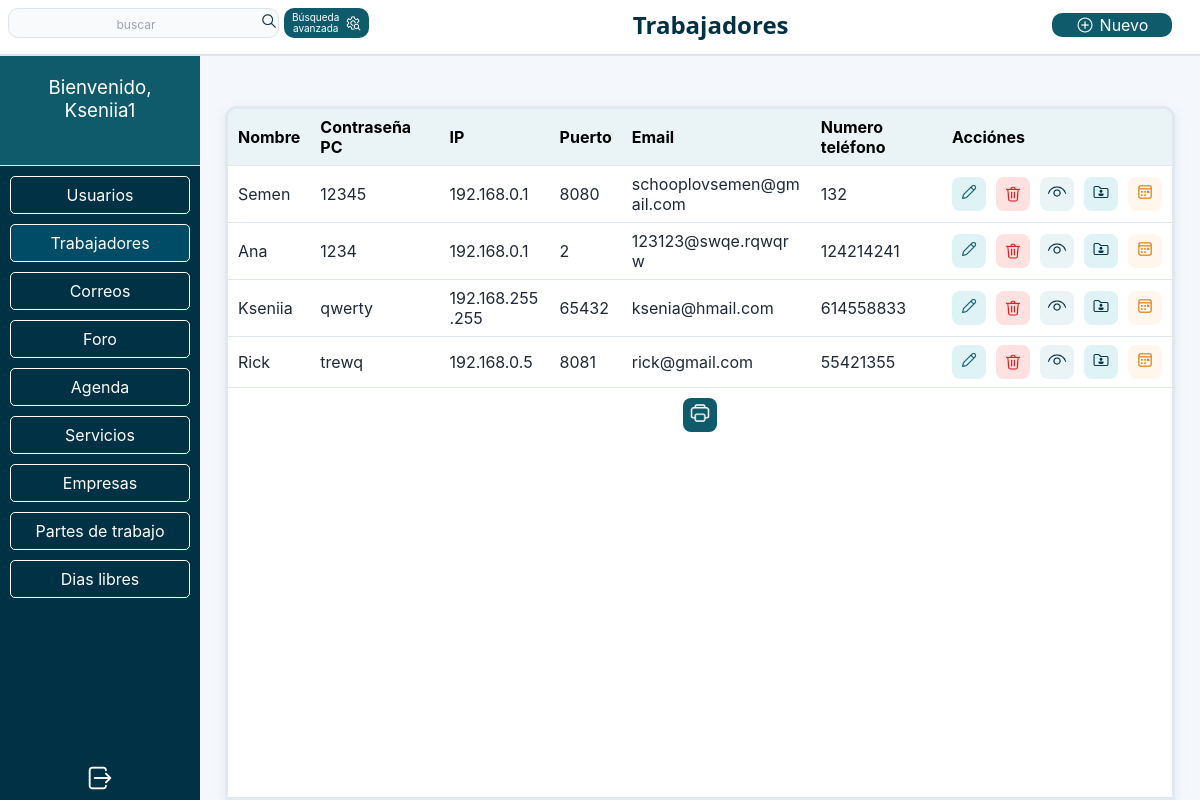
The page /trabajadores/trabajadores.php (signed in) on the database its author committed.
### tables this page shows
CREATE TABLE `trabajadores` (
  `id_trabajador` int(11) NOT NULL,
  `nombre` varchar(50) NOT NULL,
  `contrasena_pc` varchar(30) NOT NULL,
  `ip` varchar(15) NOT NULL,
  `puerto` varchar(10) NOT NULL,
  `email` varchar(50) NOT NULL,
  `password_email` varchar(30) NOT NULL,
  `numero_telefono` varchar(30) NOT NULL
);

### trabajadores/trabajadores.php (called while the page is built)
<?php
  require_once 'trabajadores_config.php';
  require_once '../plantilla.php';
?>

### trabajadores/trabajadores_config.php (called while the page is built, shortened)
<?php
  $id = 'id_trabajador';
  $datos = [
    'Nombre'=>'nombre', 'Contraseña PC'=>'contrasena_pc','IP'=>'ip','Puerto'=>'puerto','Email'=>'email','Numero teléfono'=>'numero_telefono','Acciónes'=>['botones'=>['cambiar', 'borrar','mostrar_mas','documentos','descargar','dias_libres']]
  ];
  ?>

### tabla.php (the view, shortened to what this page needs)
<div class="main_table">
  <table>
    <tr>
    <?php
    foreach($datos as $key=>$dato) {
      echo '<th>' . $key . '</th>';
    }
    ?>
    </tr>
    <?php
    while ($fila = $res->fetch()) {
      echo '<tr data-id="' . $fila[$id] . '">';
      foreach($datos as $dato) {
        echo '<td>';
        if (is_string($dato)) {
          echo $fila[$dato];
        }
        elseif(isset($dato['botones'])) {
          echo '<div><form action="" method="post" class="worker-actions">';
          foreach ($dato['botones'] as $boton) {
            if ($boton === 'cambiar') {
              echo '<button type="submit" name="cambiar" value="' . $fila[$id] . '" class="buttons_icons button_cambiar">
              <img src="../img/cambiar.png" alt="Cambiar" class="icon">
            </button>';
            }
            if ($boton === 'borrar') {
              echo '<button type="submit" name="borrar" value="' . $fila[$id] . '" class="buttons_icons button_borrar">
              <img src="../img/borrar.png" alt="Borrar" class="icon">
            </button>';
            }
            if ($boton === 'mostrar_mas') {
              echo '<button type="submit" name="mostrar_mas" value="' . $fila[$id]  . '" class="buttons_icons button_mostrar_mas"><img src="../img/mostrar.png" alt="Mostrar mas" class="icon"></button>';
            }
            if ($boton === 'documentos') {
              echo '<button type="button" name="documetos"  value="' . $fila[$id]  . '" class="buttons_icons button_documetos"><img src="../img/documentos.png" alt="Documentos" class="icon"></button>';
            }
            if($boton === 'dias_libres') {
              echo '<button type="button" name="dias_libres"  value="' . $fila[$id]  . '" class="buttons_icons button_dias_libres"><img src="../img/dias_libres.png" alt="Dias libres" class="icon"></button>';
            }
            if($boton === 'descargar') {
              $boton_descargar = '<form action="../descargar_pdf.php" method="post"  target="_blank">
              <button type="submit" name="descargar" class="buttons_icons button_descargar" value="' . $_POST['tabla'] . '">
                <img src="../img/imprimir.png" alt="Imprimir" class="icon">
              </button>
            </form>';
            }
          }
          echo '</form>';
          echo isset($boton_imprimir) ? $boton_imprimir . '</div>' : '</div>';
        }
        echo '</td>';
      }
      echo '</tr>';
    }
    ?>
  </table>
  <?= $boton_descargar ?? '' ?>
</div>

### estilos.css (style rules this page uses)
* { box-sizing: border-box; }
html, body { height: 100%; margin: 0; }
body { min-height: 100vh; font-family: Inter, Arial, sans-serif; background: #F4F7FB; display: flex; flex-direction: column; overflow:hidden; display: flex; flex-direction: column; }
input[type="text"], input[type="file"], button, select, textarea { border: none; all: unset; cursor: pointer; }
.main_table, .seguimientos { width: 100%; height: 100%; border: 3px solid #E2E8F0; border-radius: 12px 12px 0 0 ; box-shadow: 0 4px 14px rgba(0, 49, 69, 0.07); background-color: #fff; overflow: hidden; }
.main_table table ,.seguimientos table { width: 100%; border-radius: 12px; border: none; border-collapse: collapse; }
.main_table tr ,.seguimientos tr { border-bottom: 1px solid #E2E8F0; }
.main_table td, .main_table th,.seguimientos td, .seguimientos th { text-align: start; padding: 8px 10px; }
.main_table table th, .seguimientos th { background-color: #EAF3F6; }
.main_table td ,.seguimientos td { background-color: #fff; border: none; color: #1F2937; word-break: break-word; overflow-wrap: break-word; }
.main_table td:last-child div { display: flex; gap: 10px; height: 100%; justify-content: flex-end; }
.main_table form { background-color: #fff; text-align: center; }
.worker-actions { display: flex; gap: 10px; }
.buttons_icons { width: 34px; height: 34px; border-radius: 8px; }
.button_mostrar_mas { background-color: #EAF3F6; }
.button_documetos { background-color: #DFF3F7; }
.button_cambiar { background-color: #DFF3F7; }
.button_dias_libres { background-color: #fff7ed; }
.button_borrar { background-color: #FEE2E2; display: flex; align-items: center; justify-content: center; }
.button_descargar { background-color: #0F5B6B; margin-top: 10px; }
.button_descargar img { height: 22px; width: 22px; }
.icon { width: 18px; height: 18px; }

### rows shown on the page
trabajadores: nombre "Semen", contrasena_pc "12345", ip "192.168.0.1", puerto "8080", email "schooplovsemen@gmail.com", numero_telefono "132", $fila[$id] 21 (drawn)
trabajadores: nombre "Ana", contrasena_pc "1234", ip "192.168.0.1", puerto "2", email "123123@swqe.rqwqrw", numero_telefono "124214241", $fila[$id] 22 (drawn)
trabajadores: nombre "Kseniia", contrasena_pc "qwerty", ip "192.168.255.255", puerto "65432", email "ksenia@hmail.com", numero_telefono "614558833", $fila[$id] 23 (drawn)
trabajadores: nombre "Rick", contrasena_pc "trewq", ip "192.168.0.5", puerto "8081", email "rick@gmail.com", numero_telefono "55421355", $fila[$id] 24 (drawn)

### other values the page prints
$titulo_pagina "Trabajadores"
$nombre "Kseniia1"
$key "Nombre"
$key "Contraseña PC"
$key "IP"
$key "Puerto"
$key "Email"
$key "Numero teléfono"
$key "Acciónes"
